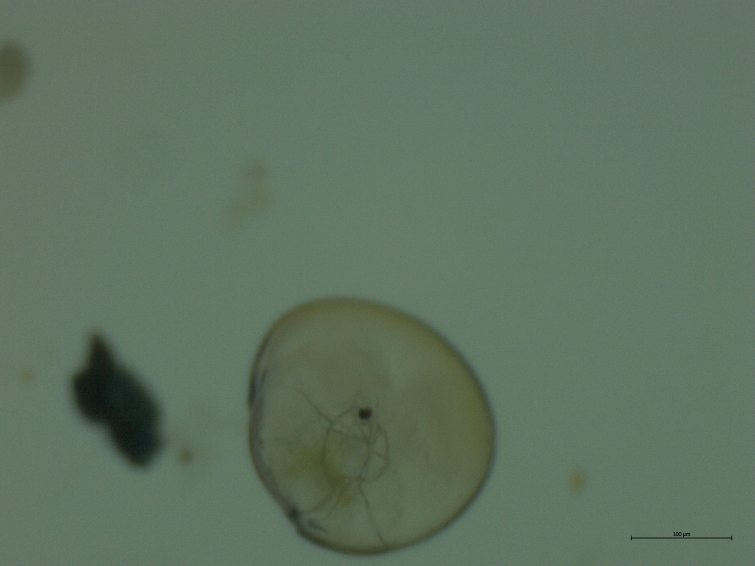
#> input picture dataExtraction/dataset/oyster_larvae/single/image_003.png, 755 x 566 px; its folder holds 5 pictures in this run
$ python main.py   (older library calls are emulated)
#> lines starting #> are read from the running program, lines starting #| are printed output that depends on the picture
import cv2
import os
import numpy as np
from correlation import *


def loadImages(input_path):

#> called with input_path = './dataset/oyster_larvae/single'
    images = []
    # Check if the input path is a file or a directory
    if os.path.isfile(input_path):  # Single image file
        image = cv2.imread(input_path)
        if image is not None:
            images.append(image)
    elif os.path.isdir(input_path):  # Directory containing multiple images
        for filename in os.listdir(input_path):
            image_path = os.path.join(input_path, filename)
            image = cv2.imread(image_path)
#> image is the input picture: shape (566, 755, 3); mean B, G, R 95.8, 114.7, 95
            if image is not None:
                images.append(image)

    return images

# [123 lines left out: functions compute_barycenter, hough_circle_transform, preProcess, findCircles, crop_around_barycenter, not called in this run]

def resize(image, w = 100, h = 100):
#> called with w = 1280, h = 720
    final_image = cv2.resize(image, (w, h))
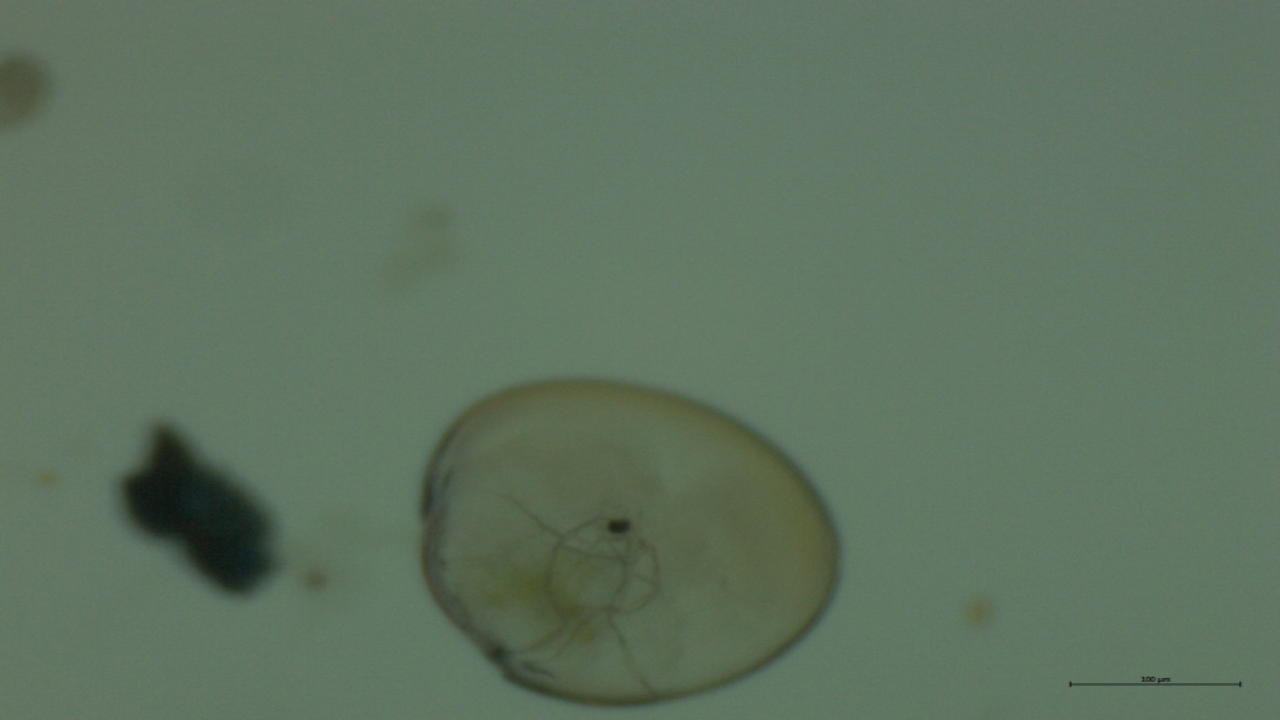
#> final_image: shape (720, 1280, 3); mean B, G, R 95.6, 114.5, 94.9
    return final_image


# [44 lines left out: functions sliding_correlation, findCentroids, not called in this run]


if __name__ == "__main__":

    path = "./dataset/oyster_larvae/single" # + "/image_003.png"
    # path = "./dataset/oyster_larvae/grouped" + "/_image_003.png"
    # path = "./dataset/other_planktons/single"

    images = loadImages(path)


    counter = 000

    for image in images:
        # original = image
        image = resize(image, 1280,720)
        # [19 lines of commented-out code are left out]
#> (the run stopped early here; a loop or call above may not have finished)
